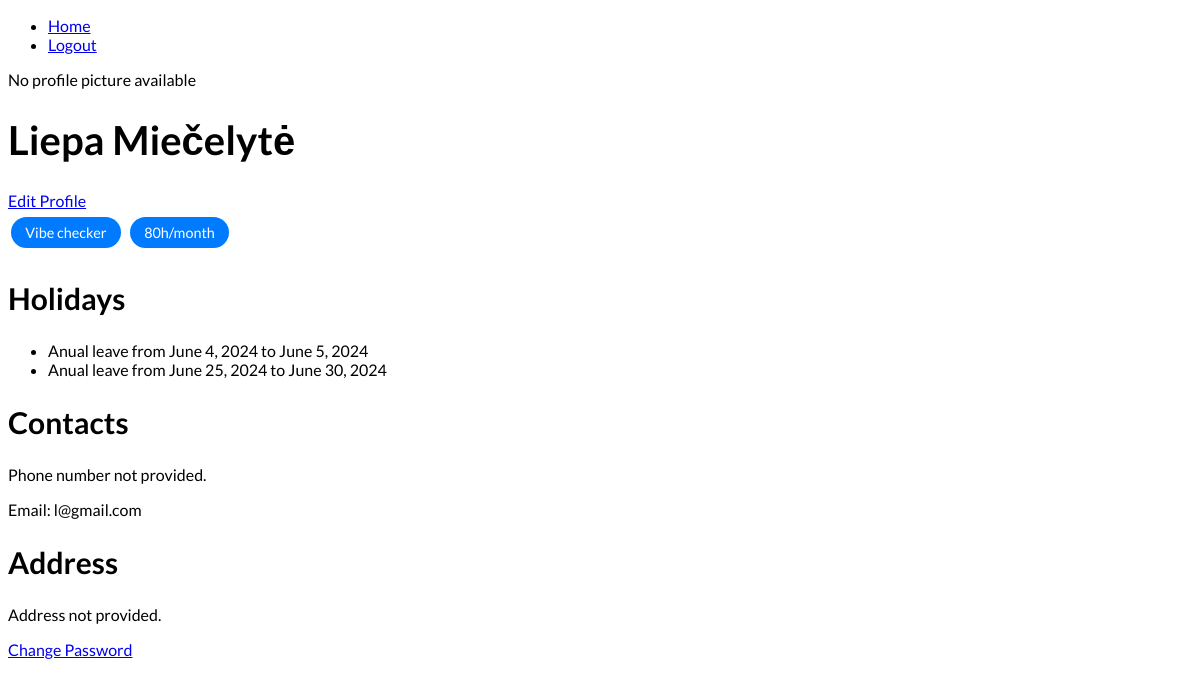
The app's page /schedules/profile/1/ (signed in) with its own data.
### schedules/models.py (models this page shows, shortened)
class CustomUser(AbstractBaseUser, PermissionsMixin):
    email = models.EmailField(unique=True)
    name = models.CharField(max_length=100)
    last_name = models.CharField(max_length=100)
    position = models.CharField(max_length=100)
    WORKING_HOURS = (
        ('1', '1 (160h/month)'),
        ('0.75', '0.75 (120h/month)'),
        ('0.5', '0.5 (80h/month)'),
        ('0.25', '0.25 (40h/month)'),
        ('1.25', '1.25 (180h/month)'),
        ('1.5', '1.5 (200h/month)')
    )
    working_hours = models.CharField(max_length=4, choices=WORKING_HOURS, default='1')
    phone_number = PhoneNumberField(null=True, blank=True, unique=True)
    profile_picture = models.ImageField(upload_to='profile_pictures', blank=True)
    street_address = models.CharField(max_length=255, null=True, blank=True)
    city = models.CharField(max_length=100, null=True, blank=True)
    postal_code = models.CharField(max_length=20, null=True, blank=True)
    country = models.CharField(max_length=100, null=True, blank=True)
    is_active = models.BooleanField(default=True)
    is_staff = models.BooleanField(default=False)
    objects = CustomUserManager()
    USERNAME_FIELD = 'email'
    REQUIRED_FIELDS = ['name', 'last_name', 'position', 'working_hours']

class Vacation(models.Model):
    user = models.ForeignKey(settings.AUTH_USER_MODEL, null=False, blank=False, on_delete=models.CASCADE)
    first_day = models.DateField('First day', null=False)
    last_day = models.DateField('Last day', null=False)
    TYPE = (
        ('a', 'Anual leave'),
        ('b', 'Birthday day'),
        ('c', 'Welness day'),
        ('d', 'Bussines trip')
    )
    type = models.CharField('Type of vacation', max_length=1, default='a', choices=TYPE)

### schedules/views.py (the view)
# urls.py: path('profile/<str:user_id>/', user_profile, name='user_profile'),
def user_profile(request, user_id):
    user = get_object_or_404(CustomUser, id=user_id)
    user_vacation = Vacation.objects.filter(user=user)
    data = {
        'user': user,
        'user_vacation': user_vacation,
    }
    return render(request, 'profile.html', context=data)

### schedules/templatetags/custom_filters.py (called while the page is built)
@register.filter
def hours_display(value):
    start = value.find('(')
    end = value.find(')')
    if start != -1 and end != -1:
        return value[start+1:end]
    return value

### schedules/templates/profile.html (shortened to what this page needs)
{% extends 'base.html' %}
{% load custom_filters %}
{% load static %}
{% block content %}
{% if user.profile_picture %}
    <img src="{{ user.profile_picture.url }}" alt="Profile Picture">
{% else %}
    <p>No profile picture available</p>
{% endif %}
<div>
    <h1>{{ user.name }} {{ user.last_name }}</h1>
    {% if user == request.user %}
        <a href="{% url 'edit_profile' %}" class="btn btn-secondary btn-sm">Edit Profile</a>
    {% endif %}
</div>
<div class="tags">
    <span class="tag">{{ user.position }}</span>
    <span class="tag">{{ user.get_working_hours_display|hours_display   }}</span>
</div>
<div>
    <h2>Holidays</h2>
    {% if user_vacation %}
        <ul>
            {% for vacation in user_vacation %}
                <li>{{ vacation.get_type_display }} from {{ vacation.first_day }} to {{ vacation.last_day }}</li>
            {% endfor %}
        </ul>
    {% else %}
        <p>No vacations palnned</p>
    {% endif %}
</div>
<div>
    <h2>Contacts</h2>
        {% if user.phone_number %}
            <p>Phone: {{ user.phone_number }}
        {% else %}
            <p>Phone number not provided.</p>
        {% endif %}
        <p>Email: {{ user.email }}</p>
    <h2>Address</h2>
        {% if user.street_address %}
            <p>{{ user.full_address }}
        {% else %}
            <p>Address not provided.</p>
        {% endif %}
</div>
<a href="{% url 'password_change' %}">Change Password</a>
{% endblock content %}

### schedules/static/css/styles.css (style rules this page uses)
body { font-family: 'lato', sans-serif; text-decoration: #081016; }
h1 { font-size: 40px; }
h2 { font-size: 30px; }

### schedules/templates/profile.html (style rules this page uses)
.tag { display: inline-block; padding: 0.5em 1em; margin: 0.5em 0.2em; color: white; background-color: #007bff; border-radius: 20px; font-size: 0.9em; }

### records on screen
CustomUser: name "Liepa", last_name "Miečelytė", position "Vibe checker", working_hours|hours_display "80h/month", email "l@gmail.com"
Vacation: type "Anual leave", first_day "June 4, 2024", last_day "June 5, 2024"
Vacation: type "Anual leave", first_day "June 25, 2024", last_day "June 30, 2024"
